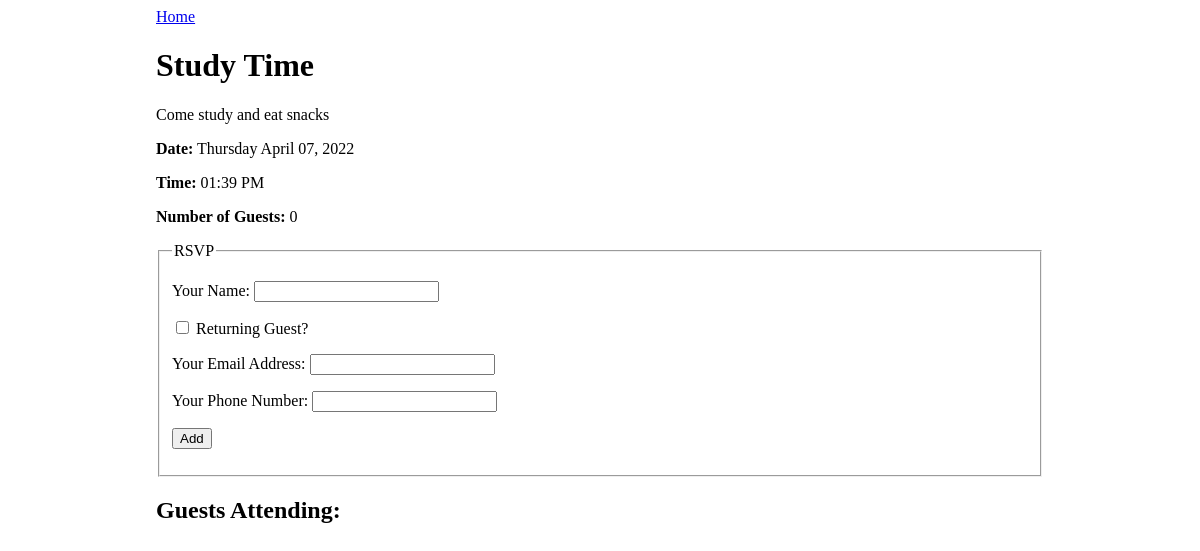
Screenshot of /event/2 with the database file from the repository.
### events_app/models.py (models this page shows)
class Event(db.Model):
    id = db.Column(db.Integer, primary_key=True)
    title = db.Column(db.String(80), nullable=False)
    description = db.Column(db.String(80), nullable=False)
    date_and_time = db.Column(db.DateTime(timezone=True))
    guests = db.relationship('Guest', secondary = 'guest_events', back_populates="events_attending")
    event_type = db.Column(db.Enum(EventType), default=EventType.MISC)

### events_app/routes.py (the view)
@main.route('/event/<event_id>', methods=['GET'])
def event_detail(event_id):
    event = Event.query.filter_by(id=event_id).one()
    print(event)
    return render_template('event_detail.html', event=event)

### events_app/templates/event_detail.html (shortened to what this page needs)
{% extends 'base.html' %}
{% block content %}
<a href="/">Home</a>
<h1>{{event.title}}</h1>
<p>{{event.description}}</p>
<p><strong>Date:</strong> {{event.date_and_time.strftime('%A %B %d, %Y')}}</p>
<p><strong>Time:</strong> {{event.date_and_time.strftime('%I:%M %p')}}</p>
<p><strong>Number of Guests:</strong> {{event.guests|length}}</p>
<form method="POST">
    <fieldset>
        <legend>RSVP</legend>
        <p>
            <label>
                Your Name:
                <input type="text" name="guest_name">
            </label>
        </p>
        <p>
            <label>
                <input type="checkbox" name="returning" onchange="returningGuestChanged(this.checked)">
                Returning Guest?
            </label>
        </p>
        <div id="new-guest-info">
            <p>
                <label>
                    Your Email Address:
                    <input type="email" name="email">
                </label>
            </p>
            <p>
                <label>
                    Your Phone Number:
                    <input type="phone" name="phone">
                </label>
            </p>
        </div>
        <p>
            <input type="submit" name="submit" value="Add">
        </p>
    </fieldset>
</form>
<h2>Guests Attending:</h2>
{% endblock %}

### events_app/static/style.css (style rules this page uses)
body { display: flex; justify-content: center; }

### rows the page displays
Event: title "Study Time", description "Come study and eat snacks", date_and_time "Thursday April 07, 2022", date_and_time "01:39 PM"

### other values shown
{{ event.guests|length }} "0"
